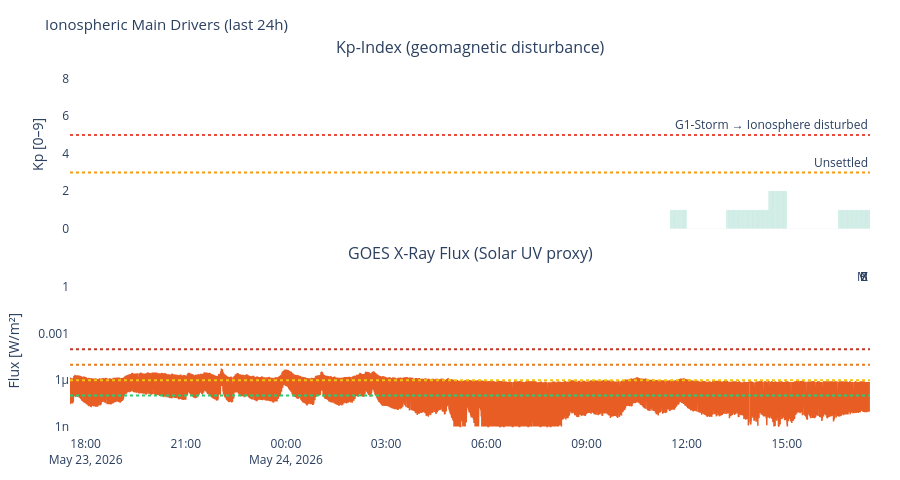

The notebook cell saved with this chart:
### Markdown cell above
---
## 3. Visualizations

### Code cell
# ============================================================
# KP-INDEX + X-RAY FLUX – the two main ionospheric drivers
# ============================================================

n_panels = sum([df_kp is not None, df_xray is not None])
if n_panels > 0:
    titles = []
    if df_kp    is not None: titles.append('Kp-Index (geomagnetic disturbance)')
    if df_xray  is not None: titles.append('GOES X-Ray Flux (Solar UV proxy)')

    fig = make_subplots(rows=n_panels, cols=1, shared_xaxes=True,
                        subplot_titles=titles, vertical_spacing=0.1)
    row = 1

    if df_kp is not None:
        colors_kp = ['#2ecc71' if k < 4 else '#f39c12' if k < 6 else '#e74c3c'
                     for k in df_kp['kp']]
        fig.add_trace(go.Bar(x=df_kp['time'], y=df_kp['kp'],
                             marker_color=colors_kp, opacity=0.8, name='Kp'), row=row, col=1)
        fig.add_hline(y=5, line_dash='dot', line_color='#e74c3c',
                      annotation_text='G1-Storm → Ionosphere disturbed', row=row, col=1)
        fig.add_hline(y=3, line_dash='dot', line_color='#f39c12',
                      annotation_text='Unsettled', row=row, col=1)
        fig.update_yaxes(title_text='Kp [0–9]', range=[0,9], row=row, col=1)
        row += 1

    if df_xray is not None:
        fig.add_trace(go.Scatter(x=df_xray['time'], y=df_xray['flux'],
                                 line=dict(color='#E85D24', width=1.5), name='X-Ray'),
                      row=row, col=1)
        for lvl, lbl, col in [(1e-4,'X','#c0392b'),(1e-5,'M','#e67e22'),
                               (1e-6,'C','#f1c40f'),(1e-7,'B','#2ecc71')]:
            fig.add_hline(y=lvl, line_dash='dot', line_color=col,
                          annotation_text=lbl, row=row, col=1)
        fig.update_yaxes(type='log', title_text='Flux [W/m²]', row=row, col=1)
        row += 1

    fig.update_layout(
        title=dict(text='Ionospheric Main Drivers (last 24h)', font=dict(size=15)),
        height=200 * n_panels + 80,
        showlegend=False, plot_bgcolor='rgba(0,0,0,0)', paper_bgcolor='rgba(0,0,0,0)',
        margin=dict(l=70, r=30, t=60, b=40)
    )
    fig.show()

### Figure 1 — Plotly figure (JSON) as saved in the notebook; plotly's stock layout.template omitted (floating-point values rounded to 4 significant figures; data arrays with more than 128 entries replaced by an {"elided": "..."} marker saying what was removed)
{"data": [{"marker": {"color": {"elided": "359 str values"}}, "name": "Kp", "opacity": 0.8, "type": "bar", "x": {"elided": "359 str values"}, "xaxis": "x", "y": {"elided": "359 float values"}, "yaxis": "y"}, {"line": {"color": "#E85D24", "width": 1.5}, "name": "X-Ray", "type": "scatter", "x": {"elided": "2874 str values"}, "xaxis": "x2", "y": {"elided": "2874 float values"}, "yaxis": "y2"}], "layout": {"annotations": [{"font": {"size": 16}, "showarrow": false, "text": "Kp-Index (geomagnetic disturbance)", "x": 0.5, "xanchor": "center", "xref": "paper", "y": 1.0, "yanchor": "bottom", "yref": "paper"}, {"font": {"size": 16}, "showarrow": false, "text": "GOES X-Ray Flux (Solar UV proxy)", "x": 0.5, "xanchor": "center", "xref": "paper", "y": 0.45, "yanchor": "bottom", "yref": "paper"}, {"showarrow": false, "text": "G1-Storm → Ionosphere disturbed", "x": 1, "xanchor": "right", "xref": "x domain", "y": 5, "yanchor": "bottom", "yref": "y"}, {"showarrow": false, "text": "Unsettled", "x": 1, "xanchor": "right", "xref": "x domain", "y": 3, "yanchor": "bottom", "yref": "y"}, {"showarrow": false, "text": "X", "x": 1, "xanchor": "right", "xref": "x2 domain", "y": 0.0001, "yanchor": "bottom", "yref": "y2"}, {"showarrow": false, "text": "M", "x": 1, "xanchor": "right", "xref": "x2 domain", "y": 1e-05, "yanchor": "bottom", "yref": "y2"}, {"showarrow": false, "text": "C", "x": 1, "xanchor": "right", "xref": "x2 domain", "y": 1e-06, "yanchor": "bottom", "yref": "y2"}, {"showarrow": false, "text": "B", "x": 1, "xanchor": "right", "xref": "x2 domain", "y": 1e-07, "yanchor": "bottom", "yref": "y2"}], "height": 480, "margin": {"b": 40, "l": 70, "r": 30, "t": 60}, "paper_bgcolor": "rgba(0,0,0,0)", "plot_bgcolor": "rgba(0,0,0,0)", "shapes": [{"line": {"color": "#e74c3c", "dash": "dot"}, "type": "line", "x0": 0, "x1": 1, "xref": "x domain", "y0": 5, "y1": 5, "yref": "y"}, {"line": {"color": "#f39c12", "dash": "dot"}, "type": "line", "x0": 0, "x1": 1, "xref": "x domain", "y0": 3, "y1": 3, "yref": "y"}, {"line": {"color": "#c0392b", "dash": "dot"}, "type": "line", "x0": 0, "x1": 1, "xref": "x2 domain", "y0": 0.0001, "y1": 0.0001, "yref": "y2"}, {"line": {"color": "#e67e22", "dash": "dot"}, "type": "line", "x0": 0, "x1": 1, "xref": "x2 domain", "y0": 1e-05, "y1": 1e-05, "yref": "y2"}, {"line": {"color": "#f1c40f", "dash": "dot"}, "type": "line", "x0": 0, "x1": 1, "xref": "x2 domain", "y0": 1e-06, "y1": 1e-06, "yref": "y2"}, {"line": {"color": "#2ecc71", "dash": "dot"}, "type": "line", "x0": 0, "x1": 1, "xref": "x2 domain", "y0": 1e-07, "y1": 1e-07, "yref": "y2"}], "showlegend": false, "title": {"font": {"size": 15}, "text": "Ionospheric Main Drivers (last 24h)"}, "xaxis": {"anchor": "y", "domain": [0.0, 1.0], "matches": "x2", "showticklabels": false}, "xaxis2": {"anchor": "y2", "domain": [0.0, 1.0]}, "yaxis": {"anchor": "x", "domain": [0.55, 1.0], "range": [0, 9], "title": {"text": "Kp [0–9]"}}, "yaxis2": {"anchor": "x2", "domain": [0.0, 0.45], "title": {"text": "Flux [W/m²]"}, "type": "log"}}}
